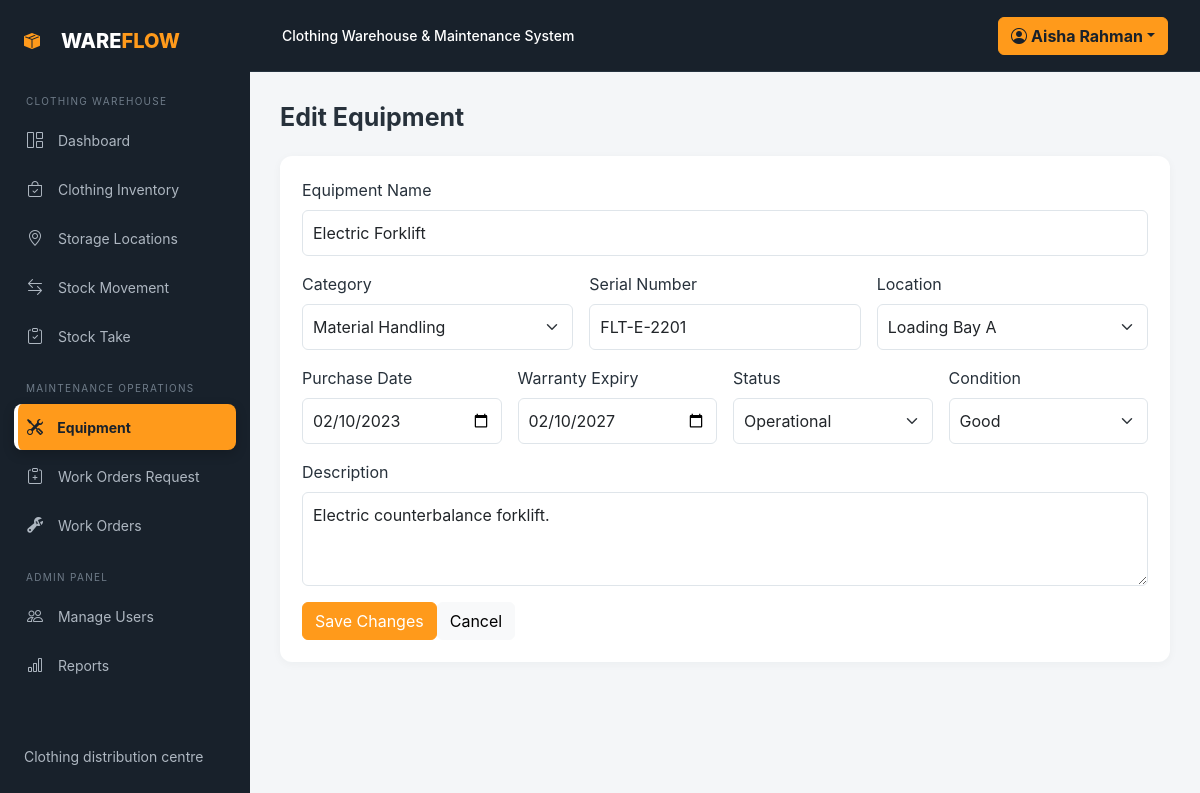
Page /equipment/edit.php?id=1 (signed in) on the committed database.
### tables this page shows
CREATE TABLE equipment (id INT AUTO_INCREMENT PRIMARY KEY,equipment_code VARCHAR(40) NOT NULL UNIQUE,equipment_name VARCHAR(120) NOT NULL,category VARCHAR(80) NOT NULL,serial_number VARCHAR(100) NULL,location VARCHAR(120) NOT NULL,purchase_date DATE NULL,warranty_expiry DATE NULL,status ENUM('Operational','Under Maintenance','Breakdown','Retired') NOT NULL DEFAULT 'Operational',condition_status ENUM('Good','Fair','Poor') NOT NULL DEFAULT 'Good',description TEXT NULL,created_at TIMESTAMP DEFAULT CURRENT_TIMESTAMP,updated_at TIMESTAMP DEFAULT CURRENT_TIMESTAMP ON UPDATE CURRENT_TIMESTAMP);

### includes/language.php (called while the page is built, shortened)
<?php
function current_language(): string {
    return 'en';
}
function t(string $key): string {
    $language = current_language();
    return $translations[$language][$key] ?? $translations['en'][$key] ?? $key;
}
function tv(string $value): string {
    $values = [
        'Operational' => ['en' => 'Operational', 'zh' => '正常运行'], 'Under Maintenance' => ['en' => 'Under Maintenance', 'zh' => '维修中'],
        'Breakdown' => ['en' => 'Breakdown', 'zh' => '故障'], 'Retired' => ['en' => 'Retired', 'zh' => '已停用'],
        'Pending' => ['en' => 'Pending', 'zh' => '待处理'], 'Assigned' => ['en' => 'Assigned', 'zh' => '已分配'],
        'In Progress' => ['en' => 'In Progress', 'zh' => '进行中'], 'Completed' => ['en' => 'Completed', 'zh' => '已完成'],
        'Rejected' => ['en' => 'Rejected', 'zh' => '已拒绝'], 'Cancelled' => ['en' => 'Cancelled', 'zh' => '已取消'],
        'Low' => ['en' => 'Low', 'zh' => '低'], 'Medium' => ['en' => 'Medium', 'zh' => '中'],
        'High' => ['en' => 'High', 'zh' => '高'], 'Critical' => ['en' => 'Critical', 'zh' => '紧急'],
        'Inbound' => ['en' => 'Inbound', 'zh' => '入库'], 'Outbound' => ['en' => 'Outbound', 'zh' => '出库'],
        'Picking' => ['en' => 'Picking', 'zh' => '拣货'], 'Adjustment' => ['en' => 'Stock Adjustment', 'zh' => '库存调整'],
        'Admin' => ['en' => 'Admin', 'zh' => '管理员'], 'Maintenance Staff' => ['en' => 'Maintenance Staff', 'zh' => '维护人员'], 'Warehouse Staff' => ['en' => 'Warehouse Staff', 'zh' => '仓库人员'],
        'Good' => ['en' => 'Good', 'zh' => '良好'], 'Fair' => ['en' => 'Fair', 'zh' => '一般'], 'Poor' => ['en' => 'Poor', 'zh' => '较差'],
        'Tops' => ['en' => 'Tops', 'zh' => '上装'], 'Bottoms' => ['en' => 'Bottoms', 'zh' => '下装'],
        'Dresses' => ['en' => 'Dresses', 'zh' => '连衣裙'], 'Outerwear' => ['en' => 'Outerwear', 'zh' => '外套'],
        'Footwear' => ['en' => 'Footwear', 'zh' => '鞋类'], 'Accessories' => ['en' => 'Accessories', 'zh' => '配饰'],
        'Underwear' => ['en' => 'Underwear', 'zh' => '内衣'], 'Men' => ['en' => 'Men', 'zh' => '男装'],
        'Women' => ['en' => 'Women', 'zh' => '女装'], 'Kids' => ['en' => 'Kids', 'zh' => '童装'],
        'Unisex' => ['en' => 'Unisex', 'zh' => '中性'], 'Spring/Summer' => ['en' => 'Spring/Summer', 'zh' => '春夏'],
        'Autumn/Winter' => ['en' => 'Autumn/Winter', 'zh' => '秋冬'], 'All Season' => ['en' => 'All Season', 'zh' => '四季'],
    ];
    return $values[$value][current_language()] ?? $value;
}

### includes/auth.php (called while the page is built, shortened)
<?php
function e($value) { return htmlspecialchars((string)$value, ENT_QUOTES, 'UTF-8'); }

### equipment/form.php (the view, shortened to what this page needs)
<?php $editing=isset($item);$categories=['Material Handling','Conveyor System','Storage System','Loading Dock','Facility Equipment','Power Equipment','Safety Equipment','Garment / Apparel Equipment','Picking & Sorting Equipment','QC & Security Equipment','Other'];$locations=['Loading Bay A','Loading Bay B','Dock 1','Dock 2','Dock 3','Sorting Zone','Receiving Area','Dispatch Area','High Bay Storage','Aisle 1','Aisle 2','Aisle 3','Aisle 4','Office Block','Utility Room'];?>
<div class="panel"><form method="post" class="row g-3"><input type="hidden" name="csrf" value="<?=csrf_token()?>"><div class="col-md-12"><label class="form-label"><?=e(t('equipment_name'))?></label><input class="form-control" name="equipment_name" required value="<?=e($item['equipment_name']??'')?>"></div><div class="col-md-4"><label class="form-label"><?=e(t('category'))?></label><select class="form-select" name="category" id="equipmentCategory" required><option value=""><?=e(t('select_category'))?></option><?php foreach($categories as $x):?><option value="<?=e($x)?>" <?=($item['category']??'')===$x?'selected':''?>><?=e($x)?></option><?php endforeach?></select><div id="equipmentCustomCategoryWrap" class="mt-2 d-none"><label class="form-label" for="equipmentCustomCategory">Category Name *</label><input class="form-control" name="custom_category" id="equipmentCustomCategory" maxlength="80" placeholder="Enter equipment category" disabled></div></div><div class="col-md-4"><label class="form-label"><?=e(t('serial_number'))?></label><input class="form-control" name="serial_number" value="<?=e($item['serial_number']??'')?>"></div><div class="col-md-4"><label class="form-label"><?=e(t('location'))?></label><select class="form-select" name="location" required><option value=""><?=e(t('select_location'))?></option><?php foreach($locations as $x):?><option value="<?=e($x)?>" <?=($item['location']??'')===$x?'selected':''?>><?=e($x)?></option><?php endforeach?></select></div><div class="col-md-3"><label class="form-label"><?=e(t('purchase_date'))?></label><input type="date" class="form-control" name="purchase_date" value="<?=e($item['purchase_date']??'')?>"></div><div class="col-md-3"><label class="form-label"><?=e(t('warranty_expiry'))?></label><input type="date" class="form-control" name="warranty_expiry" value="<?=e($item['warranty_expiry']??'')?>"></div><div class="col-md-3"><label class="form-label"><?=e(t('status'))?></label><select class="form-select" name="status"><?php foreach(['Operational','Under Maintenance','Breakdown','Retired'] as $x):?><option <?=($item['status']??'Operational')===$x?'selected':''?> value="<?=$x?>"><?=e(tv($x))?></option><?php endforeach?></select></div><div class="col-md-3"><label class="form-label"><?=e(t('condition'))?></label><select class="form-select" name="condition_status"><?php foreach(['Good','Fair','Poor'] as $x):?><option <?=($item['condition_status']??'Good')===$x?'selected':''?> value="<?=$x?>"><?=e(tv($x))?></option><?php endforeach?></select></div><div class="col-12"><label class="form-label"><?=e(t('description'))?></label><textarea class="form-control" name="description" rows="3"><?=e($item['description']??'')?></textarea></div><div><button class="btn btn-primary"><?=e($editing?t('save_changes'):t('add_equipment'))?></button><a href="index.php" class="btn btn-light"><?=e(t('cancel'))?></a></div></form></div>

### assets/css/style.css (style rules this page uses)
:root { --orange:#ff9a1b;--dark:#18212b;--muted:#f4f6f8 }
* { box-sizing:border-box }
body { background:var(--muted);color:#27313b;font-family:Inter,system-ui,-apple-system,Arial,sans-serif }
.metric-card,.panel { border:0;border-radius:12px;background:#fff;box-shadow:0 2px 10px #1d2b3b0a }
.panel { padding:22px }
.btn-primary { background:var(--orange);border-color:var(--orange) }
.form-control,.form-select { border-color:#dfe5ea;padding:10px }

### rows in the picture
equipment: equipment_name "Electric Forklift", serial_number "FLT-E-2201", purchase_date "02/10/2023", warranty_expiry "02/10/2027", description "Electric counterbalance forklift."

### other values in the picture
tl('CLOTHING WAREHOUSE', '服装仓库') "CLOTHING WAREHOUSE"
t('dashboard') "Dashboard"
tl('Clothing Inventory', '服装库存') "Clothing Inventory"
tl('Storage Locations', '存储库位') "Storage Locations"
tl('Stock Movement', '库存作业') "Stock Movement"
tl('MAINTENANCE OPERATIONS', '维护作业') "MAINTENANCE OPERATIONS"
t('equipment') "Equipment"
t('requests') "Work Orders Request"
t('work_orders') "Work Orders"
t('reports') "Reports"
tl('Clothing distribution centre', '服装配送中心') "Clothing distribution centre"
t('system_name') "Clothing Warehouse & Maintenance System"
$_SESSION['user']['name'] "Aisha Rahman"
t('equipment_name') "Equipment Name"
t('category') "Category"
